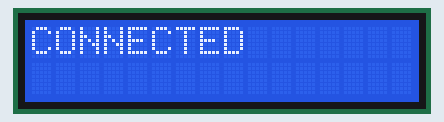
A sketch run on a simulated ESP32. Shown: 16×2 character LCD. WiFi joins after 1.5 s; servers stay silent unless stated; uploads are accepted with an empty reply; the local clock reads 2024-03-15 10:24:30 at power-on unless the sketch sets it; what the sketch prints to the serial monitor is not drawn.

Above: at 2.7 s.
At 10.1 s:
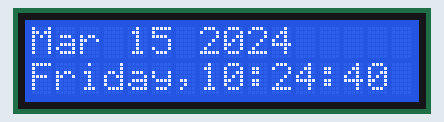
At 30.1 s:
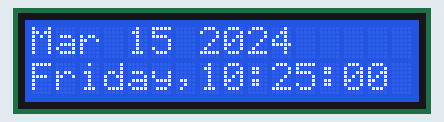
At 60.1 s:
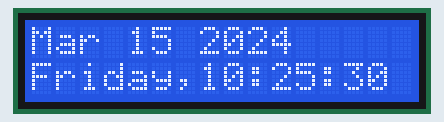
At 90.1 s:
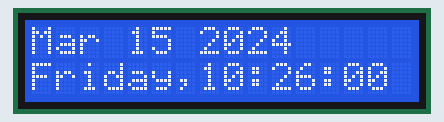
At 120.1 s:
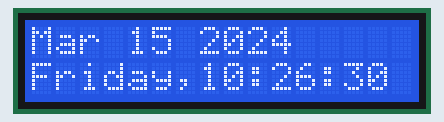

The sketch:

merged.ino
```cpp
//program to display time, date then attendance.
#include <Wire.h>
#include <WiFi.h>
#include "time.h"
#include "sntp.h"
#include <HTTPClient.h>
#include <ArduinoJson.h>
#include <LiquidCrystal_I2C.h>

// LCD object at address 0x27 with a 16x2 screen.
LiquidCrystal_I2C lcd(0x27, 16, 2);

//WiFi ssid and password
const char* ssid = "GNIOT-FF-151-152";
const char* password = "987654321";

//ntp server config
const char* ntpServer1 = "in.pool.ntp.org";
const char* ntpServer2 = "time.nist.gov";
const long gmtOffset_sec = 19800;
const int daylightOffset_sec = 0;

unsigned long previousMillis = 0;
const long interval = 5000; // Interval for switching display (2 seconds)
bool showTime = true; // Flag to switch between time and attendance

void printLocalTime() {
  struct tm timeinfo;
  if (!getLocalTime(&timeinfo)) {
    Serial.println("No time available (yet)");
    return;
  }

  // Display Date & Time
  lcd.clear();
  lcd.setCursor(0, 0);
  lcd.print(&timeinfo, "%b %d %Y");
  lcd.setCursor(0, 1);
  lcd.print(&timeinfo, "%A,%I:%M:%S %p");
  //specifiers info- "https://en.cppreference.com/w/cpp/chrono/c/strftime"
}

void timeavailable(struct timeval *t) {
  Serial.println("Got time adjustment from NTP!");
  printLocalTime();
}

void fetchAndDisplayAttendance() {
  HTTPClient http;
  String url = "https://gnioterp.com:155/StudentAcademicReportct.aspx?StuId=72534&SessionId=1022&ClassId=73&SemId=142"; //Attendane data url from gnioterp.
  http.begin(url);

  int httpCode = http.GET();
  if (httpCode > 0) {
    if (httpCode == HTTP_CODE_OK) {
      String payload = http.getString();

      int index = payload.indexOf("GridView1_ctl13_lblT3StTotal"); //cell id of total attendance percentage.
      if (index != -1) {
        String data = payload.substring(index + 33, index + 35); // Adjust substring based on data format
        lcd.clear();
        lcd.setCursor(0, 0);
        lcd.print("Attendance:");
        lcd.setCursor(0, 1);
        lcd.print(data);
        lcd.print(" %");
      }
    }
  } else {
    Serial.printf("HTTP GET failed, error: %s\n", http.errorToString(httpCode).c_str());
  }

  http.end();
}

void setup() {
  Serial.begin(115200);

  // Setup LCD with backlight and initialize
  lcd.init();
  lcd.backlight();
  lcd.setCursor(0, 0);

  // Connect to WiFi
  Serial.printf("Connecting to %s ", ssid);
  lcd.clear();
  lcd.setCursor(0, 0);
  lcd.print("Connecting to ");
  lcd.setCursor(0, 1);
  lcd.print(ssid);
  delay(1000);

  WiFi.begin(ssid, password);
  while (WiFi.status() != WL_CONNECTED) {
    delay(500);
    Serial.print(".");
  }
  Serial.println(" CONNECTED");
  lcd.clear();
  lcd.print("CONNECTED");
  delay(2000);

  // Set notification call-back function
  sntp_set_time_sync_notification_cb(timeavailable);

  // Set time configuration
  configTime(gmtOffset_sec, daylightOffset_sec, ntpServer1, ntpServer2);
}

void loop() {
  unsigned long currentMillis = millis();

  if (currentMillis - previousMillis >= interval) {
    previousMillis = currentMillis;
    showTime = !showTime; // Toggle the flag

    if (showTime) {
      printLocalTime(); //prints time and date info
    } else {
      fetchAndDisplayAttendance(); //prints attendance info
    }
  }
}
```

Measured:
- what the display in image 0 shows lasts 7.4 s, from 2.6 s to 10.0 s
- what the display in image 1 shows lasts 10.0 s, from 10.0 s to 20.0 s
